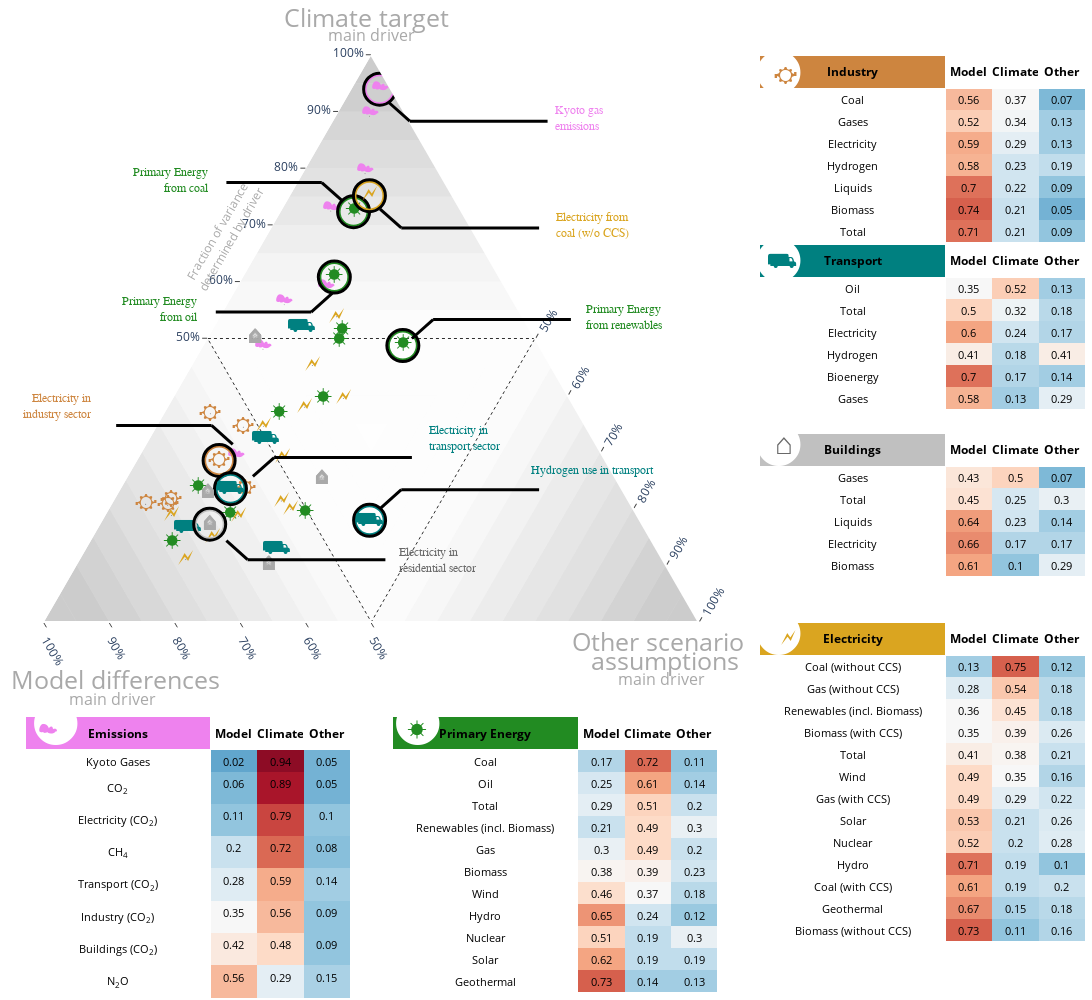

Notebook cell for this chart:
### Code cell
# -*- coding: utf-8 -*-
fig = make_subplots(
    rows=10, cols=3,
    horizontal_spacing = 0.04,
    vertical_spacing=0,
    # column_widths = [0.15, 0.7, 0.15],
    # row_heights = [0.15, 0.7, 0.15],
    # specs = [[{"type": "table", "rowspan": 2}, {"type": "scatterternary", "colspan": 2, "rowspan": 6}, {}, {"type": "table", "rowspan": 2}],
    #          [{}, {}, {}, {}],
    #          [{"type": "table", "rowspan": 2}, {}, {}, {"type": "table", "rowspan": 2}],
    #          [{}, {}, {}, {}],
    #          [{"type": "table", "rowspan": 2}, {}, {}, {"type": "table", "rowspan": 2}],
    #          [{}, {}, {}, {}]
    #         ]
    specs = [[{"type": "scatterternary", "colspan": 2, "rowspan": 6}, {}, {"type": "table", "rowspan": 2}],
             [{}, {}, {}],
             [{}, {}, {"type": "table", "rowspan": 2}],
             [{}, {}, {}],
             [{}, {}, {"type": "table", "rowspan": 2}],
             [{}, {}, {}],
             [{}, {},  {"type": "table", "rowspan": 4}],
             [{"type": "table", "rowspan": 3}, {"type": "table", "rowspan": 3}, {}],
             [{}, {}, {}],
             [{}, {}, {}]
            ]
)

# Lines 50%
fig.add_trace(go.Scatterternary(a=[0.5, 0.5, 0, 0.5], b=[0, 0.5, 0.5, 0], c=[0.5, 0, 0.5, 0.5],
                                                mode='lines',
                                                showlegend=False,
                                                hoverinfo='skip',
                                                marker={'size': 15,
                                                        'color': 'black',
                                                        'opacity': 1,#0.9-i*0.03,
                                                        'line' :dict(width=0., color='black')},
                                                line={'width': 1, #np.mean(s[i:i+2])*0.5,
                                                        'color': 'black',
                                                        'dash': 'dot'},
                                                textfont=dict(size=5,
                                                        color='black')), 1, 1)

fig.add_trace(tables[0], 8, 1)
fig.add_trace(tables[1], 8, 2)
fig.add_trace(tables[5], 5, 3)

fig.add_trace(tables[3], 1, 3)
fig.add_trace(tables[4], 3, 3)
fig.add_trace(tables[2], 7, 3)


#fig.add_traces(fig1.data, 1, 1)
for n in range(len(conttraces)):
        fig.add_trace(conttraces[n], 1, 1)
# for n in range(len(conttracesb)):
#         fig.add_trace(conttracesb[n], 1, 1)
# for n in range(len(trace_ternary_lines)):
#     fig.add_trace(trace_ternary_lines[n], 1, 1)
# for n in range(len(trace_ternary_border)):
#     fig.add_trace(trace_ternary_border[n], 1, 1)
for n in range(len(scatters)):
    fig.add_trace(scatters[n], 1, 1)
fig.update_layout(height=1000, width=1190)
fig.update_layout({'margin':dict(l=0,r=0,b=0,t=35),
'ternary':
{'sum':1,
'bgcolor':'rgba(0,0,0,0)',#'whitesmoke',
    # "paper_bgcolor":'rgba(0,0,0,0)',
    # "plot_bgcolor":'rgba(0,0,0,0)',
'aaxis':{'title': '', 'min': 0, 
        'linewidth':0, 'ticks':'outside',
        'tickmode':'array','tickvals':[0.5, 0.6, 0.7, 0.8, 0.9, 1.0], 'ticktext':['50%', '60%', '70%', '80%', '90%', '100%'], 'tickfont':{'size':12}},
'baxis':{'title': '', 'min': 0, 
        'linewidth':2, 'ticks':'outside',
        'tickmode':'array','tickvals':[0.5, 0.6, 0.7, 0.8, 0.9, 1.0], 'ticktext':['50%', '60%', '70%', '80%', '90%', '100%'],'tickangle':60, 'tickfont':{'size':12}},
'caxis':{'title': '', 'min': 0, 
        'linewidth':2, 'ticks':'outside',
        'tickmode':'array','tickvals':[0.5, 0.6, 0.7, 0.8, 0.9, 1.0], 'ticktext':['50%', '60%', '70%', '80%', '90%', '100%'],'tickangle':-60, 'tickfont':{'size':12}}}})

# fig.add_trace(go.Scatterternary(a=[a], b=[b], c=[c],
# mode='text', textfont={'size': 35},
# #text=[u'&#128663;'.encode("utf-8")]))
# text=[u'\u9935'.encode("utf-8")]))
#draw_line(fig, "Primary energy coal", 0.5, 0.725, 150, -40, "forestgreen")
# draw_line(fig, "Primary energy oil", 0.49, 0.62, 210, -40, "violet")
# draw_line(fig, "Kyoto gas emissions", 0.51, 0.905, 120, -30, "goldenrod")
# draw_line(fig, "Coal (w/o CCS) in<br>electricity production", 0.52, 0.765, 150, -60, "forestgreen")
# draw_line(fig, "Electricity usage<br>in industry", 0.385, 0.235, -120, -120, "silver")
# draw_line(fig, "Electricity usage<br>in transport", 0.395, 0.205, 200, -40, "teal")
#draw_line(fig, "Electricity usage<br>in residential", 0.38, 0.145, 180, 40, "silver")
if st != '_c78':
        draw_ann(fig, "Electricity in<br>residential sector", 0.19, 0.486, "dimgray", "down", "right")
        draw_ann(fig, "Electricity in<br>transport sector", 0.215, 0.554, "teal", "up", "right")
        draw_ann(fig, "Electricity in<br>industry sector", 0.196, 0.588, "peru", "up", "left")
        draw_ann(fig, "Primary Energy<br>from coal", 0.30, 0.845, "forestgreen", "up", "left")
        draw_ann(fig, "Primary Energy<br>from oil", 0.29, 0.748, "forestgreen", "down", "left")
        draw_ann(fig, "Kyoto gas<br>emissions", 0.343, 0.950, "violet", "down", "right")
        draw_ann(fig, "Electricity from<br>coal (w/o CCS)", 0.335, 0.837, "goldenrod", "down", "right")
        draw_ann(fig, "Primary Energy<br>from renewables", 0.365, 0.7, "forestgreen", "up", "right")
        draw_ann(fig, "Hydrogen use in transport", 0.335, 0.52, "teal", "up", "right")

# TRIANGLE CORNER LABELS
args = dict(xref="paper", yref="paper", align='center', showarrow=False)
fig.add_annotation(text="Climate target", x=0.242, y=1.06, **args, font=dict(color='darkgray', size=25))
fig.add_annotation(text="main driver", x=0.284, y=1.035, **args, font=dict(color='darkgray', size=16))
fig.add_annotation(text="Model differences", x=-0.015, y=0.32, **args, font=dict(color='darkgray', size=25))
fig.add_annotation(text="main driver", x=0.04, y=0.305, **args, font=dict(color='darkgray', size=16))
fig.add_annotation(text="Other scenario", x=0.68, y=0.38, **args, font=dict(color='darkgray', size=25))
fig.add_annotation(text="assumptions", x=0.675, y=0.36, **args, font=dict(color='darkgray', size=25))
fig.add_annotation(text="main driver", x=0.60, y=0.34, **args, font=dict(color='darkgray', size=16))

# ADD SYMBOLS
args = dict(xref="paper", yref="paper", showarrow=False)
for i in range(6):
        x = [0.005, 0.37, 0.735, 0.735, 0.735, 0.735][i]
        y = [0.25, 0.25, 1.03, 0.831, 0.59, 0.39][i]
        #fig.add_annotation(text=u'\u25CB', x=x, y=y, **args, font=dict(color='black', size=100))
        fig.add_annotation(text=u'\u25CF', x=x, y=y, **args, font=dict(color='white', size=60))
        fig.add_annotation(text=symbols[[0, 1, 3, 4, 5, 2][i]],
                           x=x+[0.005, 0, -0.0049, -0.005, -0.01, -0.006][i],
                           y=y+[0.015, 0.018, -0.031, -0.029, -0.002, -0.005][i],
                           **args,
                           font=dict(color=['violet', 'forestgreen', 'peru', 'teal', 'dimgray', 'goldenrod'][i], size=[25, 25, 22, 22, 25, 22][i]))

# AXIS ANNOTATIONS
args = dict(xref="paper", yref="paper", showarrow=False)
fig.add_annotation(text="Fraction of variance<br>determined by driver", x=0.145, y=0.875, textangle=-60, **args, font=dict(color='darkgray', size=12))
fig.update_layout({'margin':dict(l=25,r=7,b=0,t=55)})
fig.show()
